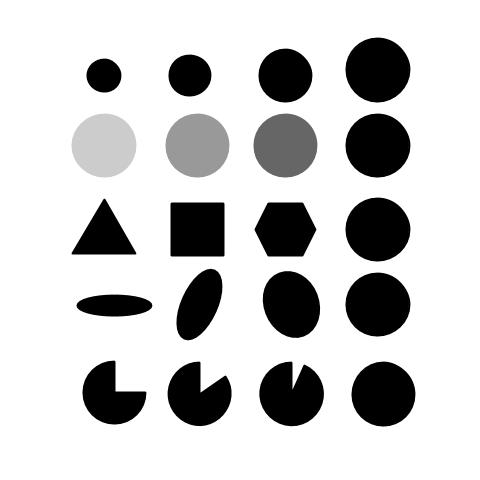
#> input picture test-images/blob.jpg, 480 x 480 px, given in place of the camera
$ python Trial3.py   (Python 2 division)
#> lines starting #> are read from the running program, lines starting #| are printed output that depends on the picture; after the words box and inside, x2 and y2 are one past the last pixel; in counts of white or black regions, pixels touching at a corner belong together
# Hack. :)
import site; site.addsitedir("/usr/local/lib/python2.7/site-packages")

# Standard imports
import cv2;
import numpy as np;

# In case you need to check your python version
# print cv2.__version__;

cap = cv2.VideoCapture(0)
list_of_circles = []

while True:
    ret, img = cap.read()
#> img is the input picture: shape (480, 480, 3); min 0, max 255, mean 203
    img = cv2.cvtColor(img, cv2.COLOR_BGR2GRAY)
#> img: shape (480, 480)
    cimg = cv2.cvtColor(img, cv2.COLOR_GRAY2BGR)

    img = cv2.Canny(img, 0, 500)
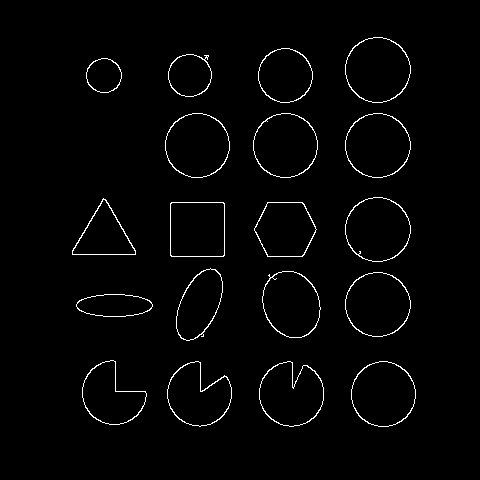
#> img: shape (480, 480); 1.8% white in thin lines or dots, all inside (x1, y1, x2, y2) = (72, 37, 416, 427)

    # img = cv2.GaussianBlur(img, (15, 15), 20)

    circles = cv2.HoughCircles(img,
                               cv2.HOUGH_GRADIENT,
                               1,
                               img[0].size / 5,
                               param1=50, param2=50, minRadius=100, maxRadius=img.shape[1] / 3)
#> circles = None

    if circles is None:
        circles = np.uint16(np.around(np.zeros((1, 4, 3))))
    else:
        circles = np.uint16(np.around(circles))


    for i in circles[0, :]:

        potential_circle = i[0:1]
        if potential_circle != [0]:
            list_of_circles.append(potential_circle)

        # print(i[0:2])
        # draw the outer circle
        cv2.circle(cimg, (i[0], i[1]), i[2], (0, 255, 0), 2)
        # draw the center of the circle
        cv2.circle(cimg, (i[0], i[1]), 2, (0, 0, 255), 3)
#> cimg: shape (480, 480, 3); 0.01% of pixels changed, all inside (x1, y1, x2, y2) = (0, 0, 5, 5)
#> after the loop, list_of_circles = []

    cv2.imshow("input", cimg)

    key = cv2.waitKey(10)
#> (key Esc is pressed here)
    if key == 27:
        break

cv2.destroyAllWindows()
cv2.VideoCapture(0).release()

f1 = open('./circles.txt', 'w+')
# f1.writelines(list_of_circles)
for circle in list_of_circles:
    f1.write(str(circle))
    f1.write('\n')
#> this loop made 0 passes
